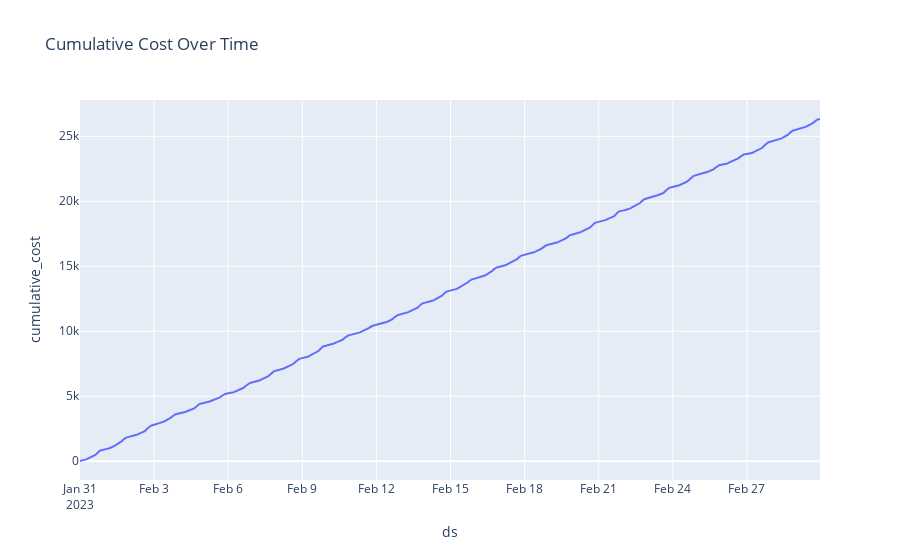

The notebook cell this image was saved under:
### Markdown cell above
## 4. Cost Analysis

Visualize cost accumulation over time.

### Code cell
df['cumulative_cost'] = df['cost'].cumsum()
fig = px.line(df, x='ds', y='cumulative_cost',
              title='Cumulative Cost Over Time')
fig.show()

### Figure 1 — Plotly figure (JSON) as saved in the notebook; plotly's stock layout.template omitted (floating-point values rounded to 4 significant figures; data arrays with more than 128 entries replaced by an {"elided": "..."} marker saying what was removed)
{"data": [{"hovertemplate": "ds=%{x}<br>cumulative_cost=%{y}<extra></extra>", "legendgroup": "", "line": {"color": "#636efa", "dash": "solid"}, "marker": {"symbol": "circle"}, "mode": "lines", "name": "", "orientation": "v", "showlegend": false, "type": "scatter", "x": {"elided": "720 str values"}, "xaxis": "x", "y": {"elided": "720 float values"}, "yaxis": "y"}], "layout": {"legend": {"tracegroupgap": 0}, "title": {"text": "Cumulative Cost Over Time"}, "xaxis": {"anchor": "y", "domain": [0, 1], "title": {"text": "ds"}}, "yaxis": {"anchor": "x", "domain": [0, 1], "title": {"text": "cumulative_cost"}}}}
